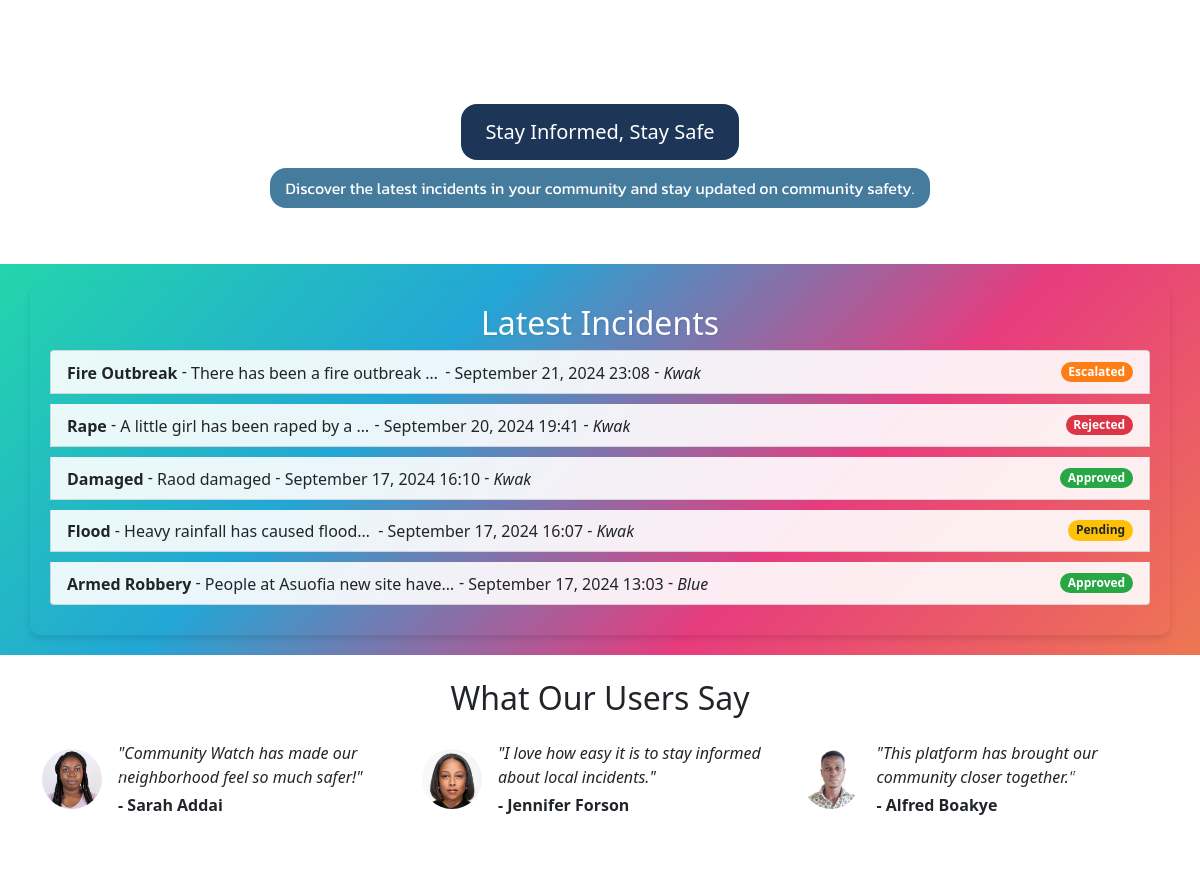
The app's page / (middle part), older data.
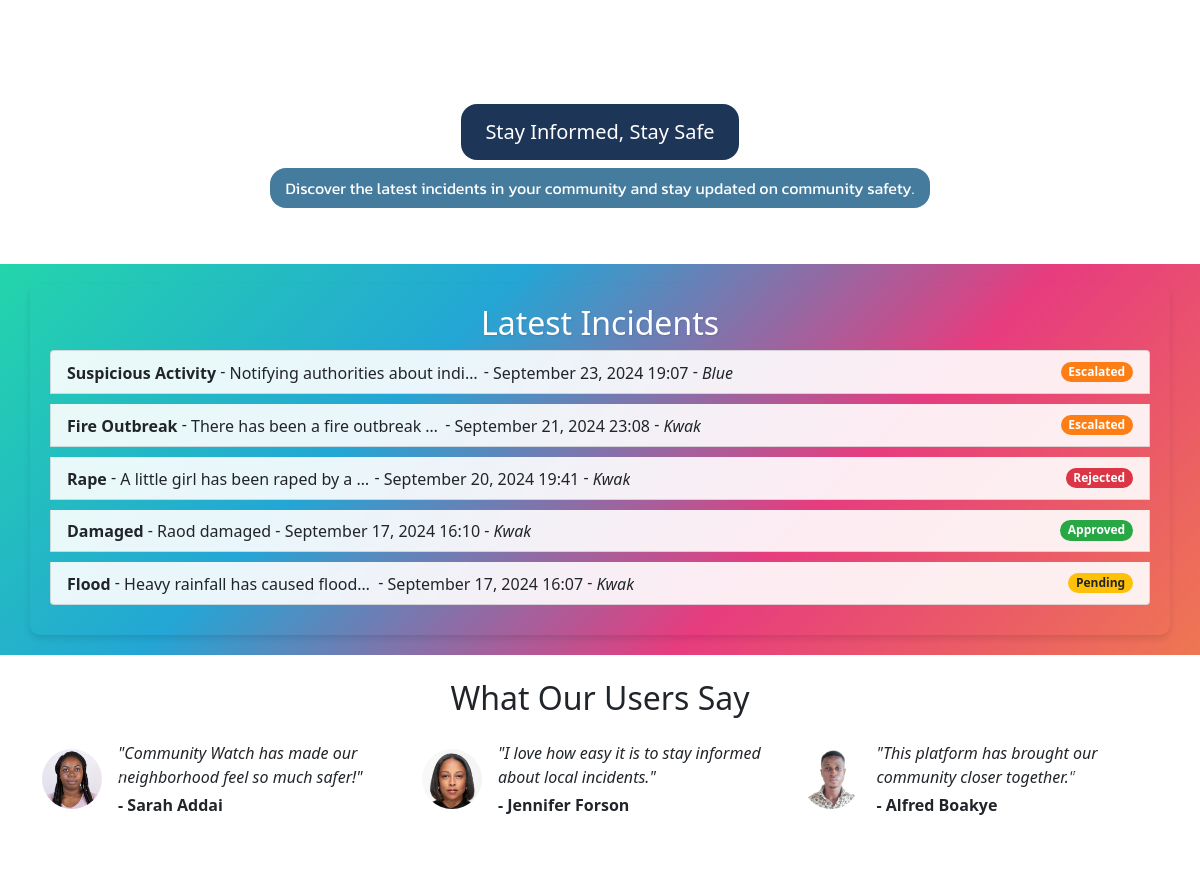
The same page, newer data.
### reports/models.py (models this page shows, shortened)
class Incident(models.Model):
    STATUS_CHOICES = [
        ('pending', 'Pending'),
        ('approved', 'Approved'),
        ('rejected', 'Rejected'),
        ('escalated', 'Escalated'),
        ('resolved', 'Resolved'),
    ]
    INCIDENT_TYPE_CHOICES = [
        ('theft', 'Theft'),
        ('vandalism', 'Vandalism'),
        ('fire', 'Fire'),
        ('accident', 'Accident'),
        ('emergency', 'Emergency'),
        ('medical', 'Medical'),
        ('police', 'Police'),
        ('other', 'Other'),
]
    title = models.CharField(max_length=200)
    description = models.TextField()
    location = models.CharField(max_length=200)
    incident_type = models.CharField(max_length=100, choices=INCIDENT_TYPE_CHOICES, default='other')
    date_occurred = models.DateTimeField(default=timezone.now)  # This allows users to set the date and time
    date_reported = models.DateTimeField(auto_now_add=True)
    reported_by = models.ForeignKey(User, on_delete=models.CASCADE)
    status = models.CharField(max_length=20, choices=STATUS_CHOICES, default='pending')
    reviewed_by = models.ForeignKey(User, on_delete=models.SET_NULL, null=True, blank=True, related_name='reviewed_incidents')

### reports/views.py (the view)
# urls.py: 2. Add a URL to urlpatterns:  path('', views.home, name='home')
def home(request):
    latest_incidents = Incident.objects.order_by('-date_reported')[:5]  # Get the 5 most recent incidents
    return render(request, 'reports/home.html', {
        'latest_incidents': latest_incidents,
        'is_authenticated': request.user.is_authenticated,
    })

### reports/templates/reports/home.html (shortened to what the changed rows need)
{% extends 'base.html' %}
{% load static %}
{% block content %}
<div class="latest-incidents-wrapper" id="latest_incidents">
    <div class="container latest-incidents-container">
        <h2 class="latest-incident-header">Latest Incidents</h2>
        <ul class="list-group">
        {% for incident in latest_incidents %}
            <li class="list-group-item d-flex justify-content-between align-items-center incident-item">
                <div>
                    <strong class="incident-description">{{ incident.title }}</strong> - <span class="incident-description">{{ incident.description }}</span> - <span class="incident-description">{{ incident.date_reported|date:"F d, Y H:i" }}</span> - <i class="incident-description">{{ incident.reported_by.username }}</i>
                </div>
                <span class="badge rounded-pill status-{{ incident.status|lower }}">{{ incident.get_status_display }}</span>
            </li>
        {% empty %}
            <li class="list-group-item">No incidents reported yet.</li>
        {% endfor %}
        </ul>
    </div>
</div>
<div class="testimonials-section py-4">
  <div class="container">
      <h2 class="text-center mb-4">What Our Users Say</h2>
  </div>
</div>
{% endblock %}

Row changes from the older to the newer data that the page shows:
no longer on this page (row unchanged): Incident: title "Armed Robbery", description "People at Asuofia new site have…", date_reported "September 17, 2024 13:03", reported_by.username "Blue", status "Approved"
added Incident: title "Suspicious Activity", description "Notifying authorities about indi…", date_reported "September 23, 2024 19:07", reported_by.username "Blue", status "Escalated"
